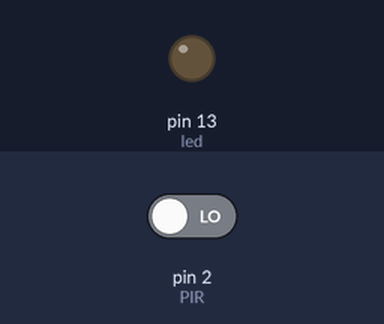
Bench run of a sketch on a simulated Arduino Uno, built with avr-gcc and run on an emulated ATmega328P. On the bench: output pins drawn as LEDs (lit = HIGH). The inputs (shaded band) are chosen by the test bench; at power-on: pin 2 (PIR) LOW.

Above: at 1.8 s.
1.9 s: pin 2 (PIR) driven HIGH
At 2.4 s:
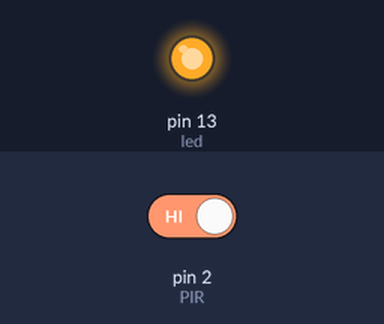
3.5 s: pin 2 (PIR) driven LOW
At 4.7 s:
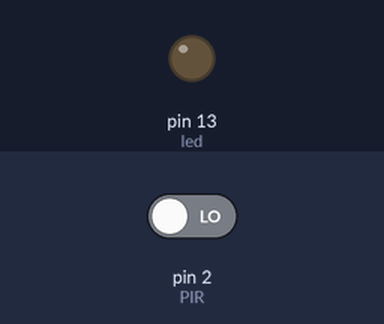
Timing chart, 0 to 6.5 s (numbered marks = the images above; inputs shaded):
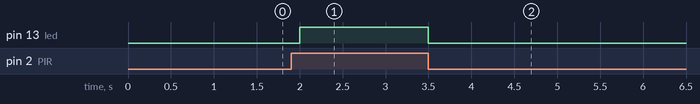

The sketch:

Penggunaan_Sensor_PIR.ino
```cpp
#define PIR 2 // deklarasi pin 2 dengan nama PIR
#define led 13 // deklarasi pin 13 dengan nama led

void setup() {
  // put your setup code here, to run once:
  pinMode(PIR, INPUT); // jadikan PIR sebagai input
  pinMode(led, OUTPUT); // jadikan led sebagai output

}

void loop() {
  // put your main code here, to run repeatedly:
 int onpir = digitalRead(PIR); // menampung nilai dari PIR
 if(onpir == HIGH){ // jika onpir bernilai HIGH
  digitalWrite(led, HIGH); // maka led menyala
 }else{
  digitalWrite(led, LOW); // maka led mati
 }

 delay(500); // delay 500 ms
}
```

Measured:
- after the input at 1.9 s, pin 13 (led): LOW → HIGH after 0.10 s
- after the input at 3.5 s, pin 13 (led): HIGH → LOW at once
